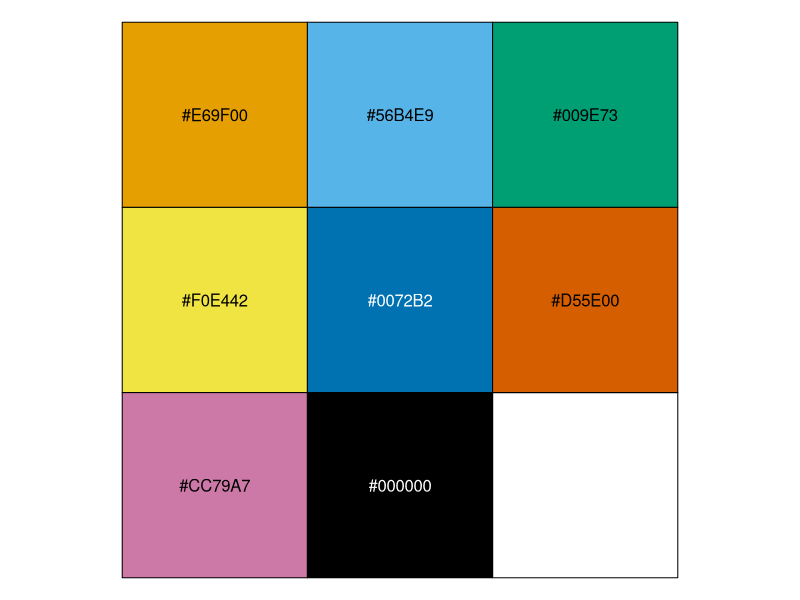
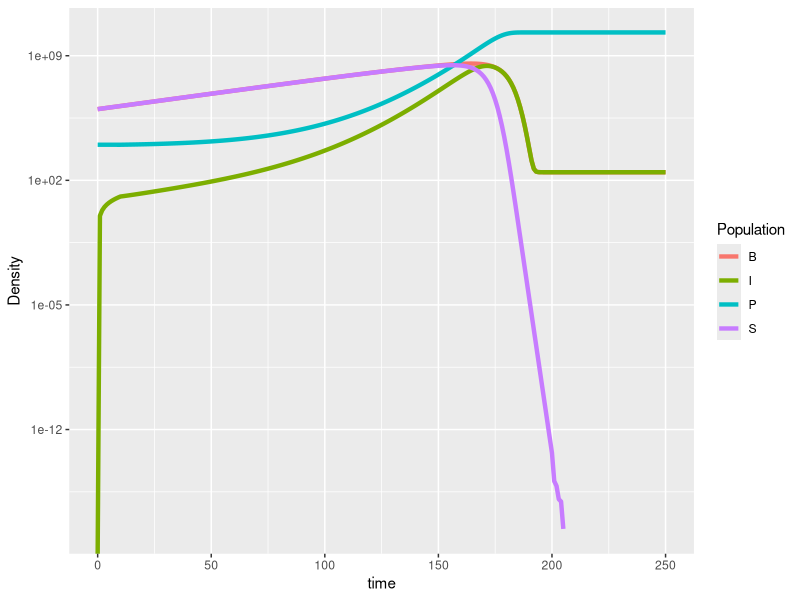
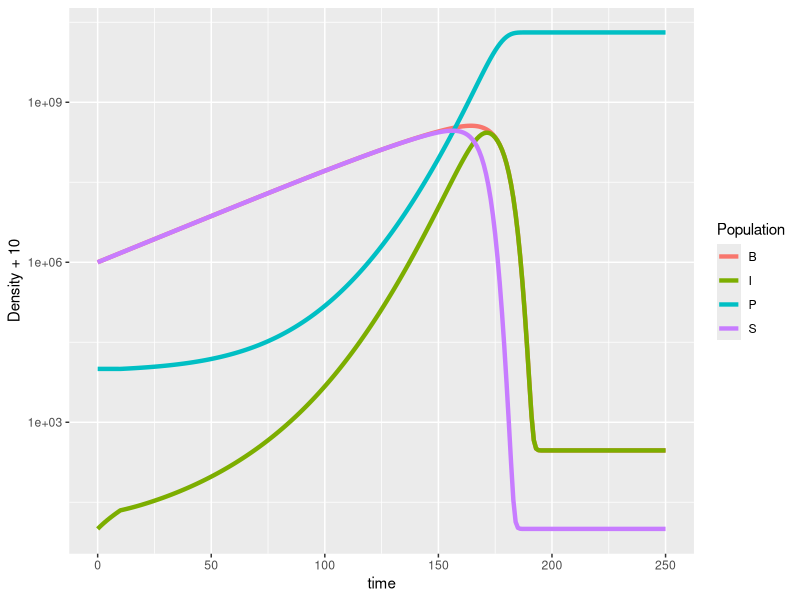
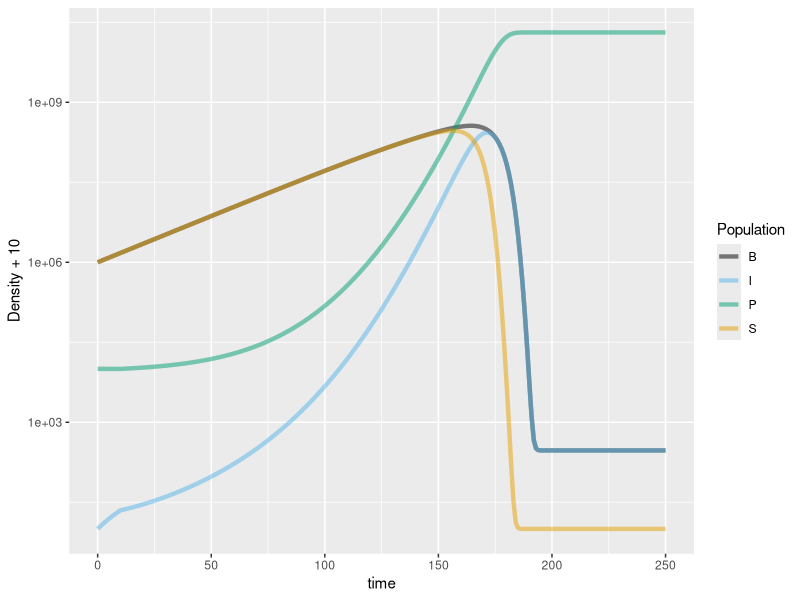
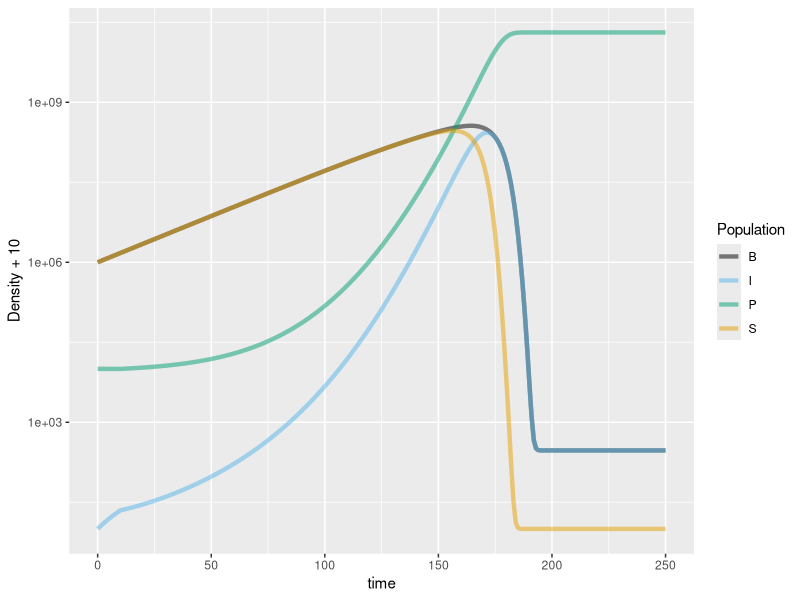
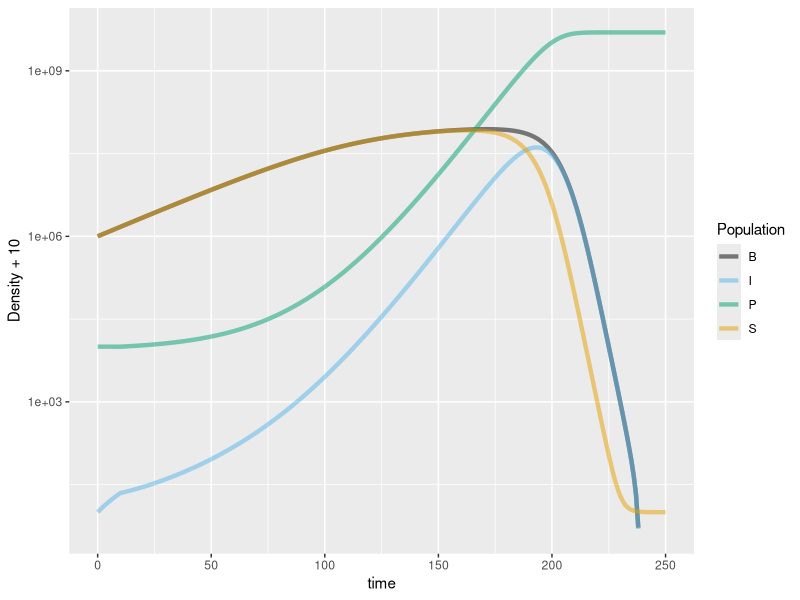
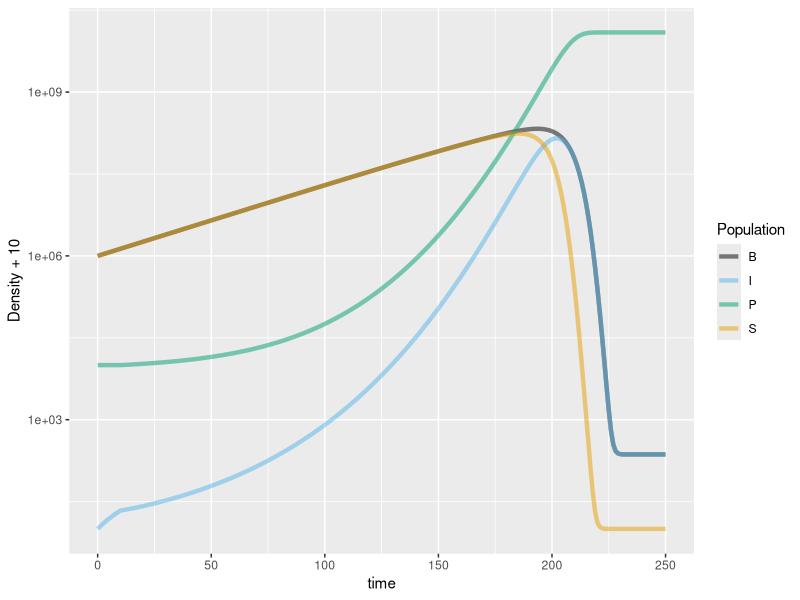
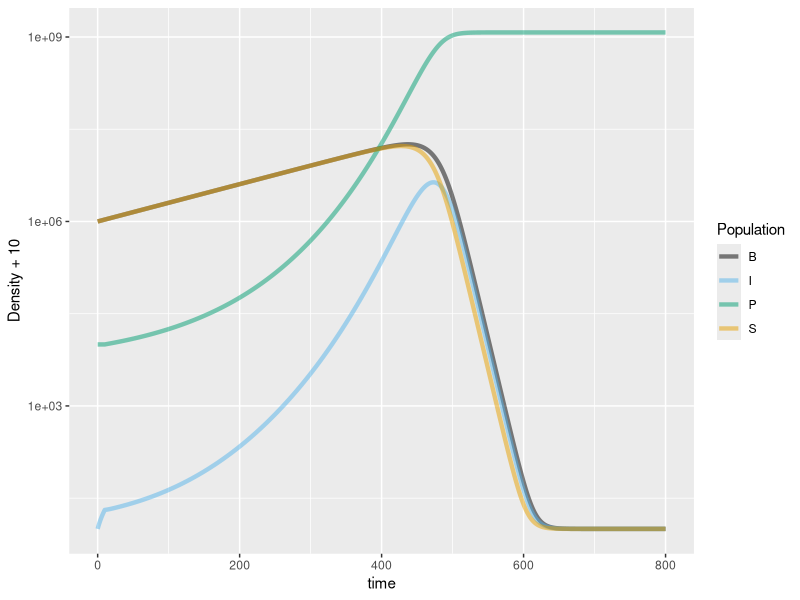

Reproduce these figures in R, in order.
#Okabe and Ito 2008 colorblind-safe qualitative color scale
my_cols <- c("#E69F00", "#56B4E9", "#009E73", "#F0E442", "#0072B2",
             "#D55E00", "#CC79A7", "#000000")
scales::show_col(my_cols)

##Celia TODO List
#1. Read code I've put below in derivs. This code should be sufficient to
#   figure out what the model we're using is. Diagram and write out the
#   equations for the model we're simulating. 
#   For the diagram make sure all arrows are labeled.
#   For any symbols you use, make sure to define what the symbol is.
#   (basically I'd like you to do what you did for Problems 2.5 & 3.12
#    but for this model)
#   As some hints:
#   The model includes the following populations:
#     susceptible
#     infected
#     phage
#   The model includes the following symbols:
#     r
#     K
#     c
#     a
#     tau
#     b
#     
#2. Run the simulation with the following conditions:
#       Starting bacterial density = 10**6
#       Starting infected density = 0
#       Starting phage density = 0
#       r = 0.04
#       b = 50
#       a = 10**-10
#       tau = 10
#       c = 1
#       K = 10**9  
#     (hint: I've given you a skeleton code that you can just fill-in)   
#   
#3. Look at how yout is formatted. Use tidyr::pivot_longer to reshape it
#   and ggplot to plot the density of the 3 populations over time
#     hint: the population sizes are quite different, so you'll probably have
#     to use a log10 y-axis to view them. That can be achieved by:
#     + scale_y_continuous(trans = "log10")
#   
#4. Based on the model equations we talked about Tuesday, which parameters
#   do you expect would change this curve?
#
#   ANSWER: Based on what we saw on Tuesday, I’d say that the parameter "a" could change
#           this plot because the three populations depend on it. Plus, "a" is the probability
#           by which the phage successfully infects the bacteria, which means that, if we 
#           increase this parameter, S population will plateau or increase at some point.
#           
#           Then, we have "K", which is the carrying capacity (maximum population size at
#           which the population can sustain itself). Therefore, this parameter will also
#           change the shape of the plot. The curve will be able to grow more if we increase 
#           K, but S population will shrink if we decrease K’s value.
#
#           Also, if we want to change the shape of the susceptible population curve, we could
#           play with "c" (competition coefficient). It measures the strength of competition that
#           does a different specie or, in this case, the infected population, over the susceptible
#           population. Therefore, if "c" is high, the curve will shrink and vice versa.
#    
#           I also think that "r" has something to do with the curve shape. However, I think that
#           "r" depends on the carrying capacity. What I mean is that, if we are in "K" (meaning c
#           = maximum (1?)), "r" will be zero, because competition will be in its maximum, and if 
#           we have no competition (meaning c = 0), "r" will increase. So, the shape of the cure 
#           doesn’t depend on a direct way of "r"’s value. Thus, the value that "r" has is a 
#           consequence of the value that "c" has.
#
#5. Play around with all the parameters and re-run the simulation a few times, 
#   plotting the results each time (you can vary r,b,a,tau,c,K and the starting 
#   bacterial density, but for now keep the starting infected density & 
#   starting phage density at 0). Which parameters affect the density curve?
#   How does each one affect it?
#     note: if you want to simultaneously save the results of multiplt
#     different parameter runs, simply change where you save the results 
#     of dede() to
#     e.g.  yout2 <- as.data.frame(dede(...
#           yout3 <- as.data.frame(dede(...
#   
#   I was wrong!! The value of "r" does change the shape of the curve! If it
#   increases, the curve reaches plateau sooner. 
#
#   I was wrong again, "a" doesn’t affect the shape of the curve!!
#   
#   TO SUM UP, WE ONLY SEE THE PLOT CHANGING WHEN WE VARY THE FOLLOWING
#   PARAMETERS: K, and r.
#
#   Reflection: I think this is because of the conditions we have here.
#   Since P and I = 0, all the parameters that are multiplying them become 0,
#   therefore, they can’t affect the shape of the curve. And, since K and r
#   aren’t multiplying P and I at any point, they don’t become 0, thus are
#   able to change the shape of the cure with the fluctuation of their value.
#   I suppose that if we had different conditions, where P and I weren’t 0,
#   other parameters would make the graph look different.
#
#6. Now run the simulation with the following conditions:
#       Starting bacterial density = 10**6
#       Starting infected density = 0
#       Starting phage density = 10**4
#       r = 0.04
#       b = 50
#       a = 10**-10
#       tau = 10
#       c = 1
#       K = 10**9
#
#       Observations: As we can see, each population has its own starting
#       concentration. We can observe that the infected one increases a lot
#       the first 5 to 8 minutes, and by the 10th it slows down a little bit,
#       even though it's still increasing.
#
#       Phage population doesn’t really grow by time with these conditions,
#       but it maintains its initial concentration, pretty much.
#
#       By these two observations, we can say that phages successfully infect
#       susceptible bacteria and create new phages to maintain their population.
#       However, susceptible population’s rate of growth is higher, because, even
#       though they are infected at some point, they continue to grow and proliferate,
#       more than the phage population.
#
#7. Did both the susceptible and infected populations go extinct?
#   If not, increase the duration of the simulation until they both do go extinct
#   and plot the densities over time.
#   Why do we expect the susceptible and infected populations to always
#   go extinct with this model?
#   (Note that "extinct" can just mean the densities fall below some level,
#   like 10**-5, since the model mathematically allows infinitely small 
#   population sizes)
#
#   ANAWER: None of them went extinct with a duration of 50 (hours?). I tried a
#   longer duration: 250 (hours?) and saw that only the S population went extinct
#   at a time point around 200 (hours?). Then, I tried much longer durations but with
#   none of them I saw I population go extinct!! I was expecting it to go extinct
#   since I thought that with no S population, I oppulation can't be created, thus
#   it's be impossible for them tu survive (if we don't think about resistence to 
#   phages, or sometinh like this).
#
#8. Play around with all the parameters (easiest to leave the starting densities
#   the same for now), plotting the results each time. Are there any
#   parameter combinations that do something unexpected? How do the parameters
#   affect the curve?


## Import libraries ----

library(deSolve)
library(tidyr)
library(ggplot2)
library(dplyr)
library(plyr)

## Define derivatives function ----
derivs <- function(t, y, parms) {
  #The derivs function must return the derivative of all the variables at a
  # given time, in a list
  
  #Issue warning about too small/negative yvals (if warnings is 1)
  if (parms["warnings"]==1 & any(y < parms["thresh_min_dens"])) {
    warning(paste("pop(s)", paste(which(y < parms["thresh_min_dens"]), collapse = ","), "below thresh_min_dens, treating as 0"))
  }
  
  #Set small/negative y values to 0 so they don't affect the dN's
  y[y < parms["thresh_min_dens"]] <- 0
  
  #Create output vector
  dY <- c(S = 0, I = 0, P = 0)
  
  ##Calculate dS
  
  #V3 (logistic dS/dt) (including competition from I pop)
  #dS/dt = rS((K-S-c*I)/K) - aSP
  dY["S"] <- parms["r"] * y["S"] * ((parms["K"] - y["S"] - parms["c"] * y["I"])/parms["K"]) - parms["a"] * y["S"] * y["P"]
  
  ##Calculate dI
  #dI/dt = aSP - aS(t-tau)P(t-tau)
  if (t < parms["tau"]) {
    dY["I"] <- parms["a"] * y["S"] * y["P"]
  } else {
    dY["I"] <- parms["a"] * y["S"]*y["P"] - parms["a"] * lagvalue(t - parms["tau"], 1)*lagvalue(t - parms["tau"], 3)
  }
  
  ##Calculate dP
  #dP/dt = baS(t-tau)P(t-tau) - aSP
  if (t < parms["tau"]) {
    dY["P"] <- -parms["a"] * y["S"] * y["P"]
  } else {
    dY["P"] <- parms["b"] * parms["a"] * lagvalue(t-parms["tau"], 1)*lagvalue(t-parms["tau"], 3) - parms["a"]*y["S"]*y["P"]
  }
  
  #Issue warning about too large pop (if warnings is TRUE)
  if (parms["warnings"]==1 & any(y > 10**100)) {
    warning(paste("pop(s)",paste(which(y > 10**100), collapse = ","), "exceed max limit, 10^100, returning dY = 0"))
  }
  dY[y > 10**100] <- 0
  
  #From documentation: The return value of func should be a list, whose first 
  #element is a vector containing the derivatives of y with respect to time
  return(list(dY))
}

#9. Play with the parameters again but knowing the realistic values for each of them:
#  
#   r ranges from 0.04 (a 17-minute doubling time) to 0.007 (a 90-minute doubling time).
#   K ranges from 10^6 to 10^10, although typically we focus on 10^8 to 10^9.
#   a ranges from 10^-12 to 10^-18.
#   tau ranges from 10 to 105 (mins).
#   b ranges from 5 to 1000.
#
#   Also, we'll have to calculate the total bacteria densty by addinc S and I
#   columns into a new one called B. We do thin in "yout", before we pivot_longer it.

## INCORPORATE COLUMN B

##Run simulation with the new column "B"
yinit <- c(S = 10**6, I = 0, P = 10**4)
params <- c(r = 0.04, a = 10**-10, b = 50, tau = 10, K = 10**9, c = 1, warnings = 0, thresh_min_dens = 10**-100)
times <- seq(from = 0, to = 250, by = 1)
youtB <- as.data.frame(dede(y = yinit, times = times, func = derivs, parms = params))

##Plot results with the new column "B"
library(tidyr)
youtB$B <- youtB$S+youtB$I
youtB_plot <- pivot_longer(youtB, c(S, I, P, B), names_to = "Population", values_to = "Density")

ggplot(data = youtB_plot, aes(x = time, y = Density, color = Population)) + geom_line(lwd = 1.5) + scale_y_continuous(trans = "log10")

## I'll try to plot the results with Density +10 and the wished colors
#
#Run simulation with "Density + 10"
yinit <- c(S = 10**6, I = 0, P = 10**4)
params <- c(r = 0.04, a = 10**-10, b = 50, tau = 10, K = 10**9, c = 1, warnings = 0, thresh_min_dens = 10**-100)
times <- seq(from = 0, to = 250, by = 1)
youtD <- as.data.frame(dede(y = yinit, times = times, func = derivs, parms = params))

##Plot results with "Density + 10"
library(tidyr)
youtD$B <- youtD$S+youtD$I
youtD_plot <- pivot_longer(youtD, c(S, I, P, B), names_to = "Population", values_to = "Density")

ggplot(data = youtD_plot, aes(x = time, y = Density + 10, color = Population)) + geom_line(lwd = 1.5) + scale_y_continuous(trans = "log10")

## Now, I'l try to change the colors to the colorblind-friendly scale
#
#Run simulation with different colors
yinit <- c(S = 10**6, I = 0, P = 10**4)
params <- c(r = 0.04, a = 10**-10, b = 50, tau = 10, K = 10**9, c = 1, warnings = 0, thresh_min_dens = 10**-100)
times <- seq(from = 0, to = 250, by = 1)
youtC <- as.data.frame(dede(y = yinit, times = times, func = derivs, parms = params))

##Plot results with different colors
library(tidyr)
youtC$B <- youtC$S+youtC$I
youtC_plot <- pivot_longer(youtC, c(S, I, P, B), names_to = "Population", values_to = "Density")

ggplot(data = youtC_plot, aes(x = time, y = Density + 10, color = Population)) + geom_line(lwd = 1.5, alpha = 1/2) + scale_color_manual(values = c("#000000", "#56B4E9", "#009E73", "#E69F00")) + scale_y_continuous(trans = "log10")

#Run simulation with different colors, Density + 10, and K = 10**9
yinit <- c(S = 10**6, I = 0, P = 10**4)
params <- c(r = 0.04, a = 10**-10, b = 50, tau = 10, K = 10**9, c = 1, warnings = 0, thresh_min_dens = 10**-100)
times <- seq(from = 0, to = 250, by = 1)
youtK <- as.data.frame(dede(y = yinit, times = times, func = derivs, parms = params))

head(youtK)

## We'll add new rows for each parameter here
youtK$r <- 0.04
youtK$a <- 10**-10
youtK$b <- 50
youtK$tau <- 10
youtK$K <- 10**9
youtK$c <- 1

##Plot results with different colors, Density + 10, and K = 10**9
library(tidyr)
youtK$B <- youtK$S+youtK$I
head(youtK)
youtK_plot <- pivot_longer(youtK, c(S, I, P, B), names_to = "Population", values_to = "Density")

ggplot(data = youtK_plot, aes(x = time, y = Density + 10, color = Population)) + geom_line(lwd = 1.5, alpha = 1/2) + scale_color_manual(values = c("#000000", "#56B4E9", "#009E73", "#E69F00")) + scale_y_continuous(trans = "log10")

#Run simulation with different colors, Density + 10, and K = 10**8
yinit <- c(S = 10**6, I = 0, P = 10**4)
params <- c(r = 0.04, a = 10**-10, b = 50, tau = 10, K = 10**8, c = 1, warnings = 0, thresh_min_dens = 10**-100)
times <- seq(from = 0, to = 250, by = 1)
youtK2 <- as.data.frame(dede(y = yinit, times = times, func = derivs, parms = params))

head(youtK2)

## We'll add new rows for each parameter here
youtK2$r <- 0.04
youtK2$a <- 10**-10
youtK2$b <- 50
youtK2$tau <- 10
youtK2$K <- 10**8
youtK2$c <- 1

##Plot results with different colors, Density + 10, and K = 10**8
library(tidyr)
youtK2$B <- youtK2$S+youtK2$I
head(youtK2)
youtK2_plot <- pivot_longer(youtK2, c(S, I, P, B), names_to = "Population", values_to = "Density")

ggplot(data = youtK2_plot, aes(x = time, y = Density + 10, color = Population)) + geom_line(lwd = 1.5, alpha = 1/2) + scale_color_manual(values = c("#000000", "#56B4E9", "#009E73", "#E69F00")) + scale_y_continuous(trans = "log10")

#Run simulation with different colors, Density + 10, and r = 0.03
yinit <- c(S = 10**6, I = 0, P = 10**4)
params <- c(r = 0.03, a = 10**-10, b = 50, tau = 10, K = 10**9, c = 1,  warnings = 0, thresh_min_dens = 10**-100)
times <- seq(from = 0, to = 250, by = 1)
youtR <- as.data.frame(dede(y = yinit, times = times, func = derivs, parms = params))

head(youtR)

## We'll add new rows for each parameter here
youtR$r <- 0.03
youtR$a <- 10**-10
youtR$b <- 50
youtR$tau <- 10
youtR$K <- 10**9
youtR$c <- 1

##Plot results with different colors, Density + 10, and r = 0.03
library(tidyr)
youtR$B <- youtR$S+youtR$I
head(youtR)
youtR_plot <- pivot_longer(youtR, c(S, I, P, B), names_to = "Population", values_to = "Density")

ggplot(data = youtR_plot, aes(x = time, y = Density + 10, color = Population)) + geom_line(lwd = 1.5, alpha = 1/2) +  scale_color_manual(values = c("#000000", "#56B4E9", "#009E73", "#E69F00")) + scale_y_continuous(trans = "log10")

#Run simulation with different colors, Density + 10, and r = 0.007
yinit <- c(S = 10**6, I = 0, P = 10**4)
params <- c(r = 0.007, a = 10**-10, b = 50, tau = 10, K = 10**9, c = 1, warnings = 0, thresh_min_dens = 10**-100)
times <- seq(from = 0, to = 800, by = 1)
youtR2 <- as.data.frame(dede(y = yinit, times = times, func = derivs, parms = params))

head(youtR2)

## We'll add new rows for each parameter here
youtR2$r <- 0.007
youtR2$a <- 10**-10
youtR2$b <- 50
youtR2$tau <- 10
youtR2$K <- 10**9
youtR2$c <- 1

##Plot results with different colors, Density + 10, and r = 0.007
library(tidyr)
youtR2$B <- youtR2$S+youtR2$I
head(youtR2)
youtR2_plot <- pivot_longer(youtR2, c(S, I, P, B), names_to = "Population", values_to = "Density")

ggplot(data = youtR2_plot, aes(x = time, y = Density + 10, color = Population)) + geom_line(lwd = 1.5, alpha = 1/2) + scale_color_manual(values = c("#000000", "#56B4E9", "#009E73", "#E69F00")) + scale_y_continuous(trans = "log10")

#Run simulation with different colors, Density + 10, and a = 10**-13
yinit <- c(S = 10**6, I = 0, P = 10**4)
params <- c(r = 0.04, a = 10**-13, b = 50, tau = 10, K = 10**9, c = 1, warnings = 0, thresh_min_dens = 10**-100)
times <- seq(from = 0, to = 11000, by = 1)
youtA <- as.data.frame(dede(y = yinit, times = times, func = derivs, parms = params))

head(youtA)

## We'll add new rows for each parameter here
youtA$r <- 0.04
youtA$a <- 10**-13
youtA$b <- 50
youtA$tau <- 10
youtA$K <- 10**9
youtA$c <- 1

##Plot results with different colors, Density + 10, and a = 10**-13
library(tidyr)
youtA$B <- youtA$S+youtA$I
head(youtA)
youtA_plot <- pivot_longer(youtA, c(S, I, P, B), names_to = "Population", values_to = "Density")

ggplot(data = youtA_plot, aes(x = time, y = Density + 10, color = Population)) + geom_line(lwd = 1.5, alpha = 1/2) + scale_color_manual(values = c("#000000", "#56B4E9", "#009E73", "#E69F00")) + scale_y_continuous(trans = "log10")

#Run simulation with different colors, Density + 10, and a = 10**-8
yinit <- c(S = 10**6, I = 0, P = 10**4)
params <- c(r = 0.04, a = 10**-8, b = 50, tau = 10, K = 10**9, c = 1, warnings = 0, thresh_min_dens = 10**-100)
times <- seq(from = 0, to = 250, by = 1)
youtA2 <- as.data.frame(dede(y = yinit, times = times, func = derivs, parms = params))

head(youtA2)

## We'll add new rows for each parameter here
youtA2$r <- 0.04
youtA2$a <- 10**-8
youtA2$b <- 50
youtA2$tau <- 10
youtA2$K <- 10**9
youtA2$c <- 1

##Plot results with different colors, Density + 10, and a = 10**-8
library(tidyr)
youtA2$B <- youtA2$S+youtA2$I
head(youtA2)
youtA2_plot <- pivot_longer(youtA2, c(S, I, P, B), names_to = "Population", values_to = "Density")

ggplot(data = youtA2_plot, aes(x = time, y = Density + 10, color = Population)) + geom_line(lwd = 1.5, alpha = 1/2) + scale_color_manual(values = c("#000000", "#56B4E9", "#009E73", "#E69F00")) + scale_y_continuous(trans = "log10")

#Run simulation with different colors, Density + 10, and tau = 65
yinit <- c(S = 10**6, I = 0, P = 10**4)
params <- c(r = 0.04, a = 10**-10, b = 50, tau = 65, K = 10**9, c = 1, warnings = 0, thresh_min_dens = 10**-100)
times <- seq(from = 0, to = 600, by = 1)
youtT <- as.data.frame(dede(y = yinit, times = times, func = derivs, parms = params))

head(youtT)

## We'll add new rows for each parameter here
youtT$r <- 0.04
youtT$a <- 10**-10
youtT$b <- 50
youtT$tau <- 65
youtT$K <- 10**9
youtT$c <- 1

##Plot results with different colors, Density + 10, and tau = 65
library(tidyr)
youtT$B <- youtT$S+youtT$I
head(youtT)
youtT_plot <- pivot_longer(youtT, c(S, I, P, B), names_to = "Population", values_to = "Density")

ggplot(data = youtT_plot, aes(x = time, y = Density + 10, color = Population)) + geom_line(lwd = 1.5, alpha = 1/2) + scale_color_manual(values = c("#000000", "#56B4E9", "#009E73", "#E69F00")) + scale_y_continuous(trans = "log10")

#Run simulation with different colors, Density + 10, and tau = 120
yinit <- c(S = 10**6, I = 0, P = 10**4)
params <- c(r = 0.04, a = 10**-10, b = 50, tau = 120, K = 10**9, c = 1, warnings = 0, thresh_min_dens = 10**-100)
times <- seq(from = 0, to = 800, by = 1)
youtT2 <- as.data.frame(dede(y = yinit, times = times, func = derivs, parms = params))

head(youtT2)

## We'll add new rows for each parameter here
youtT2$r <- 0.04
youtT2$a <- 10**-10
youtT2$b <- 50
youtT2$tau <- 120
youtT2$K <- 10**9
youtT2$c <- 1

##Plot results with different colors, Density + 10, and tau = 120
library(tidyr)
youtT2$B <- youtT2$S+youtT2$I
head(youtT2)
youtT2_plot <- pivot_longer(youtT2, c(S, I, P, B), names_to = "Population", values_to = "Density")

ggplot(data = youtT2_plot, aes(x = time, y = Density + 10, color = Population)) + geom_line(lwd = 1.5, alpha = 1/2) + scale_color_manual(values = c("#000000", "#56B4E9", "#009E73", "#E69F00")) + scale_y_continuous(trans = "log10")

#Run simulation with different colors, Density + 10, and b = 20
yinit <- c(S = 10**6, I = 0, P = 10**4)
params <- c(r = 0.04, a = 10**-10, b = 20, tau = 10, K = 10**9, c = 1, warnings = 0, thresh_min_dens = 10**-100)
times <- seq(from = 0, to = 250, by = 1)
youtB1 <- as.data.frame(dede(y = yinit, times = times, func = derivs, parms = params))

## Now, we'll add the new columns for each parameter
youtB1$r <- 0.04
youtB1$a <- 10**-10
youtB1$K <- 10**9
youtB1$c <- 1
head(youtB1)

##Plot results with different colors, Density + 10, and b = 20
library(tidyr)
youtB1$B <- youtB1$S+youtB1$I
youtB1_plot <- pivot_longer(youtB1, c(S, I, P, B), names_to = "Population", values_to = "Density")

ggplot(data = youtB1_plot, aes(x = time, y = Density + 10, color = Population)) + geom_line(lwd = 1.5, alpha = 1/2) + scale_color_manual(values = c("#000000", "#56B4E9", "#009E73", "#E69F00")) + scale_y_continuous(trans = "log10")

#Run simulation with different colors, Density + 10, and b = 500
yinit <- c(S = 10**6, I = 0, P = 10**4)
params <- c(r = 0.04, a = 10**-10, b = 500, tau = 10, K = 10**9, c = 1, warnings = 0, thresh_min_dens = 10**-100)
times <- seq(from = 0, to = 250, by = 1)
youtB2 <- as.data.frame(dede(y = yinit, times = times, func = derivs, parms = params))

head(youtB2)

## We'll add the new columns for each parameter
youtB2$r <- 0.04
youtB2$a <- 10**-10
youtB2$b <- 500
youtB2$tau <- 10
youtB2$K <- 10**9
youtB2$c <- 1
head(youtB2)

##Plot results with different colors, Density + 10, and b = 500
library(tidyr)
youtB2$B <- youtB2$S+youtB2$I
youtB2_plot <- pivot_longer(youtB2, c(S, I, P, B), names_to = "Population", values_to = "Density")

ggplot(data = youtB2_plot, aes(x = time, y = Density + 10, color = Population)) + geom_line(lwd = 1.5, alpha = 1/2) + scale_color_manual(values = c("#000000", "#56B4E9", "#009E73", "#E69F00")) + scale_y_continuous(trans = "log10")

#Run simulation with different colors, Density + 10, and b = 850
yinit <- c(S = 10**6, I = 0, P = 10**4)
params <- c(r = 0.04, a = 10**-10, b = 850, tau = 10, K = 10**9, c = 1, warnings = 0, thresh_min_dens = 10**-100)
times <- seq(from = 0, to = 250, by = 1)
youtB3 <- as.data.frame(dede(y = yinit, times = times, func = derivs, parms = params))

head(youtB3)

## We'll add new columns for each parameter
youtB3$r <- 0.04
youtB3$a <- 10**-10
youtB3$b <- 850
youtB3$tau <- 10
youtB3$K <- 10**9
youtB3$c <- 1
head(youtB3)

##Plot results with different colors, Density + 10, and b = 850
library(tidyr)
youtB3$B <- youtB3$S+youtB3$I
youtB3_plot <- pivot_longer(youtB3, c(S, I, P, B), names_to = "Population", values_to = "Density")

tiff("plot.tiff")
ggplot(data = youtB3_plot, aes(x = time, y = Density + 10, color = Population)) + geom_line(lwd = 1.5, alpha = 1/2) + scale_color_manual(values = c("#000000", "#56B4E9", "#009E73", "#E69F00")) + scale_y_continuous(trans = "log10")
dev.off()

## Tiff is the function that converts our graph in an image document, which is
## a ".tiff" one. This is because we saw the legend disrupted here (some problem
## with the code of ggplot). Therefore, I can use this function and close i with
## de.off() to have an imagewhere I CAN clearly see the legend of the plot.


## Finding MAXIMUMS
## We have to make sure we also run the command for B!! Since it was introduced
## later than S, I, and P

## To add new columns to a data frame in a quick way, we'd use the following
## command:
youtB1 <- cbind(data.frame(b = 20, tau = 10), youtB1)
head(youtB1)

## Now, we'd like to use all the simulations I've run and combine them into one
## big data frame. Then, summarize them.

## First, I'll try it by adding the simulations for different values of b
bigB <- rbind(youtB1, youtB2, youtB3)
bigB

## Now, I'll do it for ALL the simulations I had run
bigFINAL <- rbind(bigB, youtK, youtK2, youtR, youtR2, youtA, youtA2, youtT, youtT2)
bigFINAL

## Now, I'll try to summarizw the data in "bigFINAL"
bigFINAL_plot <- pivot_longer(bigFINAL, c(S, I, P, B), names_to = "Population", values_to = "Density")
ggplot(data = bigFINAL_plot, aes(x = time, y = Density + 10, color = Population)) + geom_point(lwd = 1) + scale_y_continuous(trans = "log10")
## I pivot_longer'd because I remembered that "summarize" works better after doing so
summarise(bigFINAL, maximum_B = max(youtB1$B, na.rm = T), max(youtB2$B, na.rm = T), max(youtB3$B, na.rm = T), max(youtK$B, na.rm = T), max(youtK2$B, na.rm = T), max(youtR$B, na.rm = T), max(youtR2$B, na.rm = T), max(youtA$B, na.rm = T), max(youtA2$B, na.rm = T), max(youtT$B, na.rm = T), max(youtT2$B, na.rm = T))


head(bigFINAL)

## Here, I achived to summarize every maximum of each of the simulations included
## in the big data frame

## Now, I'll try to find the maximum of the maximums
BIG <- summarise(bigFINAL, maximum_B = max(youtB1$B, na.rm = T), max(youtB2$B, na.rm = T), max(youtB3$B, na.rm = T), max(youtK$B, na.rm = T), max(youtK2$B, na.rm = T), max(youtR$B, na.rm = T), max(youtR2$B, na.rm = T), max(youtA$B, na.rm = T), max(youtA2$B, na.rm = T), max(youtT$B, na.rm = T), max(youtT2$B, na.rm = T))
summarize(BIG, maximum_B = max(BIG, na.rm = T))

## There's an easier way to do this!!!

bigFINAL_plot <- group_by(bigFINAL, "b", "tau", "a", "r", "K", "c")
FINAL <- dplyr::summarise(bigFINAL, maximum_B = max(B), maxtime = time[B == maximum_B])
FINAL

head(bigFINAL)
class(bigFINAL)
table(bigFINAL$a)

## Let's try find the SLOPE of some simulations
## I'll try to find the slope for a = 10**-8
## Run simulation
yinit <- c(S = 10**6, I = 0, P = 10**4)
params <- c(r = 0.04, a = 10**-8, b = 50, tau = 10, K = 10**9, c = 1, warnings = 0, thresh_min_dens = 10**-100)
times <- seq(from = 0, to = 250, by = 1)
youtA2S <- as.data.frame(dede(y = yinit, times = times, func = derivs, parms = params))

head(youtA2S)

##Plot results
library(tidyr)
youtA2S$B <- youtA2$S+youtA2$I
head(youtA2S)
youtA2S_plot <- pivot_longer(youtA2S, c(S, I, P, B), names_to = "Population", values_to = "Density")

ggplot(data = youtA2S_plot, aes(x = time, y = Density + 10, color = Population)) + geom_line(lwd = 1.5, alpha = 1/2) + scale_color_manual(values = c("#000000", "#56B4E9", "#009E73", "#E69F00")) +scale_y_continuous(trans = "log10")

## Find the SLOPE of B in this plot
x <- 1:50
y <- youtA2S$B[1:50]

plot(x, log10(y))
mod <- lm(log10(y)~x) #this can be combined with mod$coefficients[2] within summarize
summary(mod)

cor(x, y)

attributes(mod)
## To pull up some the attributes we can use the $ sign
## For example, we extract the coefficients

plot(x, log10(y))
abline(mod, col = 4) #To include the regression line
mod$coefficients[2]

## Finding the slope with summarize.
FINAL <- dplyr::summarise(bigFINAL, maximum_B = max(B), maxtime = time[B == maximum_B], slope = mod$coefficients[2])
FINAL
